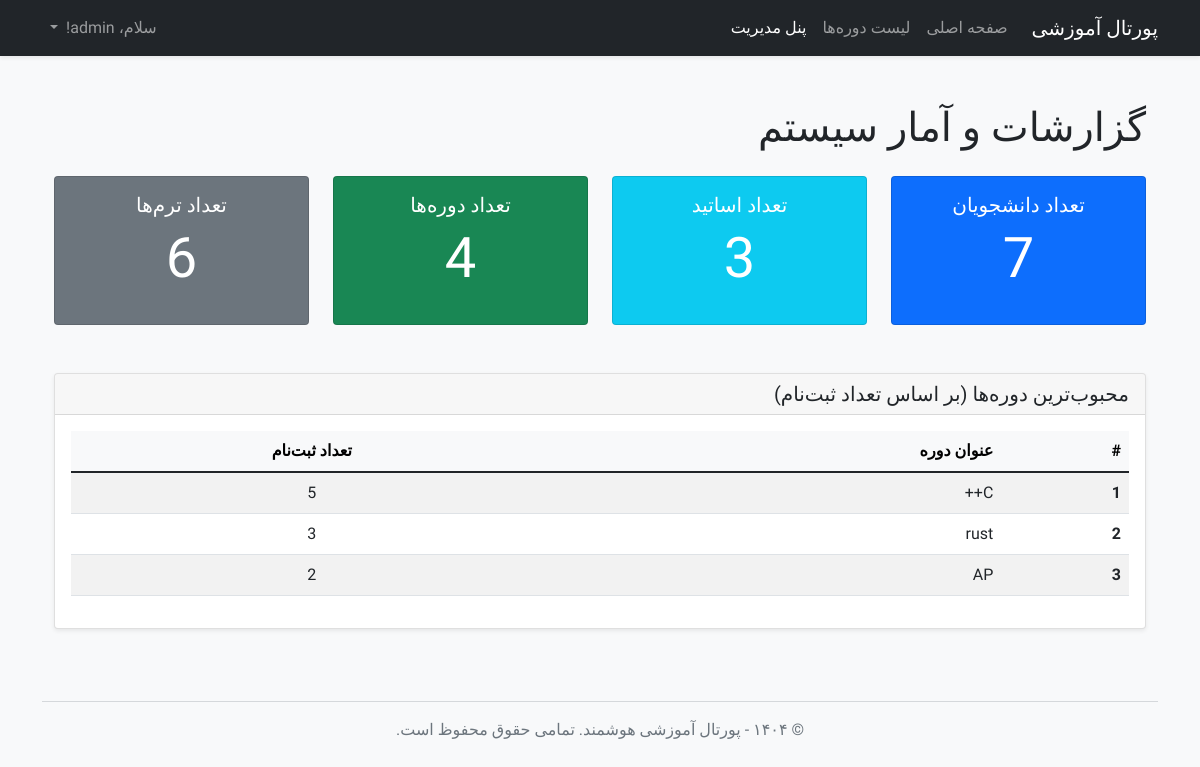
Screenshot of /admin/reports (signed in) with the database file from the repository.
### app/models.py (models this page shows, shortened)
class User(UserMixin, db.Model):
    id = db.Column(db.Integer, primary_key=True)
    username = db.Column(db.String(64), index=True, unique=True, nullable=False)
    email = db.Column(db.String(120), index=True, unique=True, nullable=False)
    password_hash = db.Column(db.String(128))
    role = db.Column(db.String(20), nullable=False, default='student')
    enrollments = db.relationship('Enrollment', backref='student', lazy='dynamic', foreign_keys='Enrollment.user_id')
    taught_courses = db.relationship('Course', backref='instructor', lazy='dynamic',
                                     foreign_keys='Course.instructor_id')

class Course(db.Model):
    id = db.Column(db.Integer, primary_key=True)
    title = db.Column(db.String(140), nullable=False)
    description = db.Column(db.Text)
    credits = db.Column(db.Integer, nullable=False, default=3)
    day_of_week = db.Column(db.String(20), nullable=False)
    start_time = db.Column(db.Time, nullable=False)
    end_time = db.Column(db.Time, nullable=False)
    capacity = db.Column(db.Integer, default=20)
    instructor_id = db.Column(db.Integer, db.ForeignKey('user.id'))
    term_id = db.Column(db.Integer, db.ForeignKey('term.id'), nullable=False)
    enrollments = db.relationship('Enrollment', backref='course', lazy='dynamic', foreign_keys='Enrollment.course_id')
    prereqs = db.relationship(
        'Course', secondary=prerequisites,
        primaryjoin=(prerequisites.c.course_id == id),
        secondaryjoin=(prerequisites.c.prerequisite_id == id),
        backref=db.backref('is_prereq_for', lazy='dynamic'),
        lazy='dynamic'
    )

### app/routes.py (the view)
@app.route('/admin/reports')
@login_required
def admin_reports():
    if current_user.role != 'admin':
        abort(403)
    student_count = User.query.filter_by(role='student').count()
    instructor_count = User.query.filter_by(role='instructor').count()
    course_count = Course.query.count()
    term_count = Term.query.count()
    popular_courses = db.session.query(Course.title, func.count(Enrollment.id).label('enrollment_count')).join(Enrollment).group_by(Course.id).order_by(desc('enrollment_count')).limit(5).all()
    return render_template('reports.html', title='گزارشات سیستم', student_count=student_count, instructor_count=instructor_count, course_count=course_count, term_count=term_count, popular_courses=popular_courses)

### app/models.py (called while the page is built)
@login.user_loader
def load_user(id):
    return User.query.get(int(id))

### app/templates/reports.html
{% extends "base.html" %}
{% block content %}
<div class="container py-4">
    <h1 class="mb-4">گزارشات و آمار سیستم</h1>
    <div class="row">
        <div class="col-md-3 mb-4">
            <div class="card text-white bg-primary h-100">
                <div class="card-body text-center">
                    <h5 class="card-title">تعداد دانشجویان</h5>
                    <p class="display-4">{{ student_count }}</p>
                </div>
            </div>
        </div>
        <div class="col-md-3 mb-4">
            <div class="card text-white bg-info h-100">
                <div class="card-body text-center">
                    <h5 class="card-title">تعداد اساتید</h5>
                    <p class="display-4">{{ instructor_count }}</p>
                </div>
            </div>
        </div>
        <div class="col-md-3 mb-4">
            <div class="card text-white bg-success h-100">
                <div class="card-body text-center">
                    <h5 class="card-title">تعداد دوره‌ها</h5>
                    <p class="display-4">{{ course_count }}</p>
                </div>
            </div>
        </div>
        <div class="col-md-3 mb-4">
            <div class="card text-white bg-secondary h-100">
                <div class="card-body text-center">
                    <h5 class="card-title">تعداد ترم‌ها</h5>
                    <p class="display-4">{{ term_count }}</p>
                </div>
            </div>
        </div>
    </div>
    <div class="row mt-4">
        <div class="col-12">
            <div class="card shadow-sm">
                <div class="card-header">
                    <h5 class="mb-0">محبوب‌ترین دوره‌ها (بر اساس تعداد ثبت‌نام)</h5>
                </div>
                <div class="card-body">
                    {% if popular_courses %}
                    <div class="table-responsive">
                        <table class="table table-striped table-hover">
                            <thead class="table-light">
                                <tr>
                                    <th scope="col">#</th>
                                    <th scope="col">عنوان دوره</th>
                                    <th scope="col" class="text-center">تعداد ثبت‌نام</th>
                                </tr>
                            </thead>
                            <tbody>
                                {% for course in popular_courses %}
                                <tr>
                                    <th scope="row">{{ loop.index }}</th>
                                    <td>{{ course.title }}</td>
                                    <td class="text-center">{{ course.enrollment_count }}</td>
                                </tr>
                                {% endfor %}
                            </tbody>
                        </table>
                    </div>
                    {% else %}
                    <p class="text-center text-muted">هنوز هیچ ثبت‌نامی در سیستم انجام نشده است.</p>
                    {% endif %}
                </div>
            </div>
        </div>
    </div>
</div>
{% endblock %}

### app/templates/base.html (shortened to what this page needs)
<!doctype html>
<html lang="fa" dir="rtl">
<head>
    <link href="https://cdn.jsdelivr.net/npm/bootstrap@5.1.3/dist/css/bootstrap.rtl.min.css" rel="stylesheet">
    <link rel="stylesheet" href="{{ url_for('static', filename='css/style.css') }}">
</head>
<body class="bg-light">
    <nav class="navbar navbar-expand-lg navbar-dark bg-dark shadow-sm">
        <div class="container">
            <a class="navbar-brand" href="{{ url_for('home') }}">پورتال آموزشی</a>
            <div class="collapse navbar-collapse" id="navbarNav">
                <ul class="navbar-nav me-auto mb-2 mb-lg-0">
                    <li class="nav-item">
                        <a class="nav-link" href="{{ url_for('home') }}">صفحه اصلی</a>
                    </li>
                    <li class="nav-item">
                        <a class="nav-link" href="{{ url_for('courses') }}">لیست دوره‌ها</a>
                    </li>
                    {% if current_user.is_authenticated %}
                        <li class="nav-item">
                            <a class="nav-link active" href="{{ url_for('my_dashboard') }}">
                                {% if current_user.role == 'student' %}
                                    داشبورد من
                                {% else %}
                                    پنل مدیریت
                                {% endif %}
                            </a>
                        </li>
                    {% endif %}
                </ul>
                <ul class="navbar-nav ms-auto">
                    {% if current_user.is_anonymous %}
                    <li class="nav-item">
                        <a class="nav-link" href="{{ url_for('login') }}">ورود</a>
                    </li>
                    {% else %}
                    <li class="nav-item dropdown">
                        <a class="nav-link dropdown-toggle" href="#" id="navbarDropdown" role="button" data-bs-toggle="dropdown">
                            سلام، {{ current_user.username }}!
                        </a>
                    </li>
                    {% endif %}
                </ul>
            </div>
        </div>
    </nav>
    <main class="container mt-4">
        {% block content %}{% endblock %}
    </main>
    <footer class="container text-center mt-5 mb-3 text-muted">
        <hr>
        <p>&copy; ۱۴۰۴ - پورتال آموزشی هوشمند. تمامی حقوق محفوظ است.</p>
    </footer>
</body>
</html>

### app/static/css/style.css (style rules this page uses)
body { font-family: 'Vazirmatn', sans-serif; font-weight: 400; }

### rows the page displays
User: username "admin"
Course: title "C++", enrollment_count "5"
Course: title "rust", enrollment_count "3"
Course: title "AP", enrollment_count "2"

### other values shown
{{ student_count }} "7"
{{ instructor_count }} "3"
{{ course_count }} "4"
{{ term_count }} "6"
